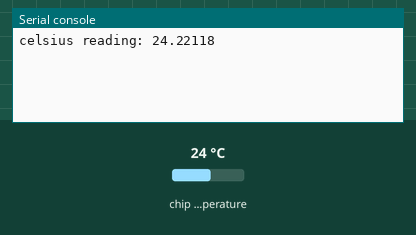
Recording of a program running on a simulated Raspberry Pi Pico running MicroPython. Shown: the last lines printed to the serial console. Inputs (shaded band) come from the test bench; at power-on: chip temperature 24 °C.

Above: at 1.2 s.
1.3 s: chip temperature set to 1 °C
At 2.9 s:
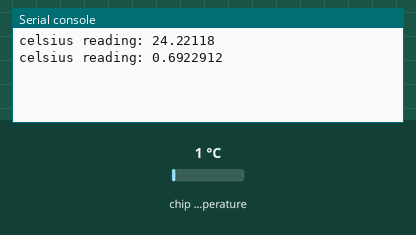
4.0 s: chip temperature set to 11 °C
At 4.5 s:
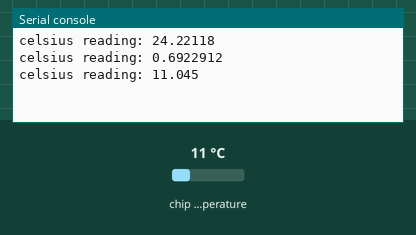
Timing chart, 0 to 7.0 s (numbered marks = the images above; inputs shaded):
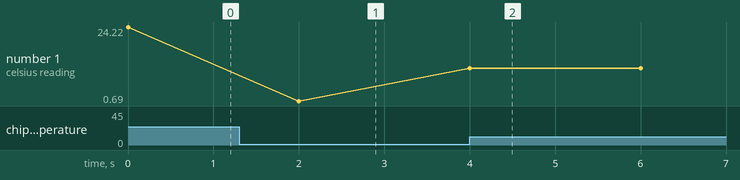

The program:

uart_to_nodemcu.py
```python
from machine import UART, Pin
import utime

sensor_temp = machine.ADC(4)

conversion_factor = 3.3 / (65535)

uart0 = UART(0, baudrate=9600, tx=Pin(0), rx=Pin(1))

while True:
    reading = sensor_temp.read_u16() * conversion_factor

    # this equation converts the voltage into celsius temperature
    # this equation is given in the specification
    txData = temperature = 27 - (reading - 0.706)/0.0017121

    print(f"celsius reading: {txData}")
    uart0.write(bytes(int(txData)))
    utime.sleep(2)
```

Measured:
- after the input at 1.3 s, the serial console: prints a new line after 0.70 s (image 1)
- after the input at 4.0 s, the serial console: prints a new line at once (image 2)
- plotted number 1: 24.22 → 0.69 after the input at 1.3 s, 0.69 → 11.04 after the input at 4.0 s
